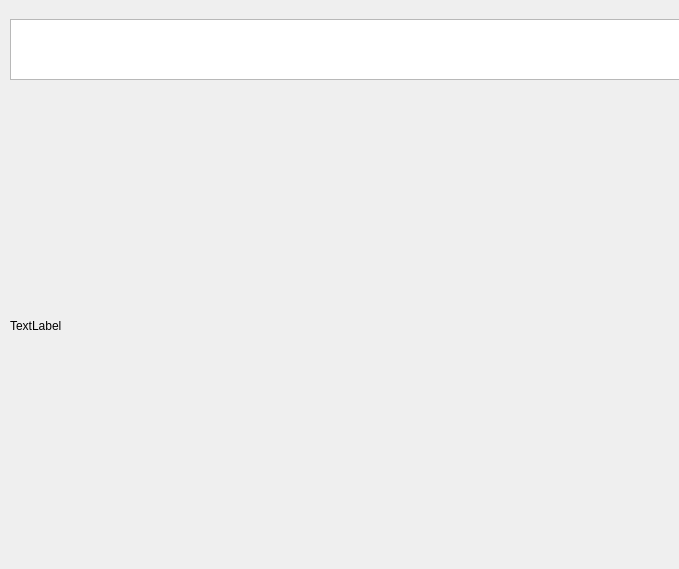
<?xml version="1.0" encoding="UTF-8"?>
<ui version="4.0">
 <class>plotagem</class>
 <widget class="QDialog" name="plotagem">
  <property name="geometry">
   <rect>
    <x>0</x>
    <y>0</y>
    <width>679</width>
    <height>569</height>
   </rect>
  </property>
  <property name="windowTitle">
   <string>Dialog</string>
  </property>
  <widget class="QLabel" name="label_imagem">
   <property name="geometry">
    <rect>
     <x>10</x>
     <y>100</y>
     <width>671</width>
     <height>451</height>
    </rect>
   </property>
   <property name="text">
    <string>TextLabel</string>
   </property>
  </widget>
  <widget class="QPlainTextEdit" name="plainTextEdit_mensagem_imagens">
   <property name="geometry">
    <rect>
     <x>10</x>
     <y>19</y>
     <width>671</width>
     <height>61</height>
    </rect>
   </property>
   <property name="readOnly">
    <bool>true</bool>
   </property>
  </widget>
 </widget>
 <resources/>
 <connections/>
</ui>
